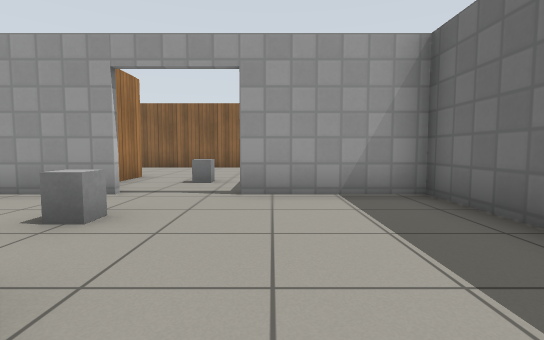
View 1 (above)

24 first-person views from a walk through a world built for the Gazebo simulator. The camera is 0.72 m above the floor, tilts 4° down and sees 85° across. Floor lines are 1 m apart. The floor is counted in squares, 1 m on a side. Each view is taken from the middle of a square. On the plan, view 1 faces up. The plan holds only what a view shows up to about 10 squares ahead; the rest is blank. Gazebo's built-in surfaces are drawn with simple patterns.

View 2
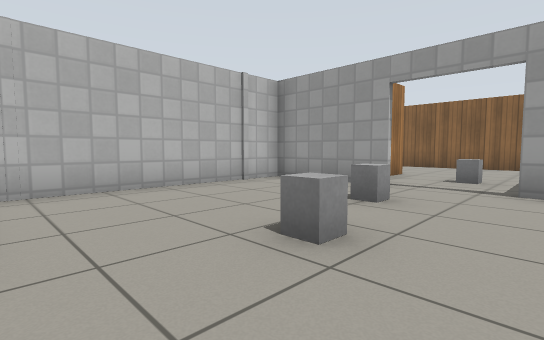

View 3
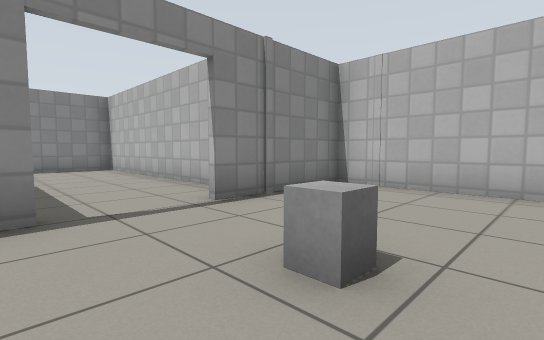

View 4
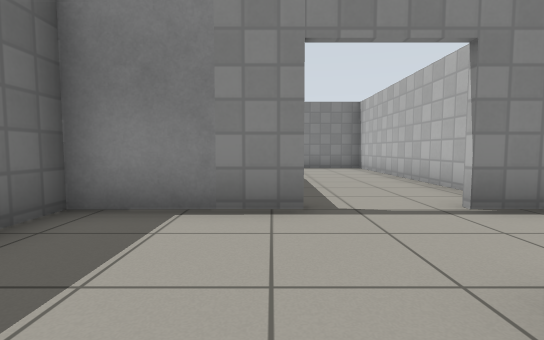

View 5
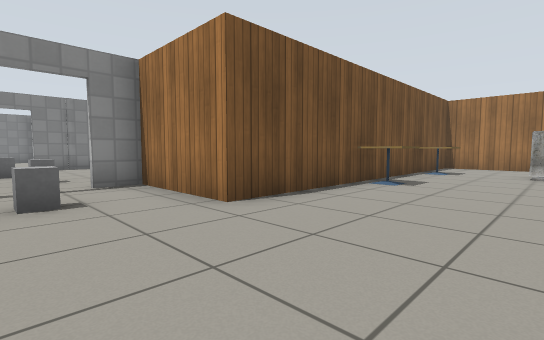

View 6
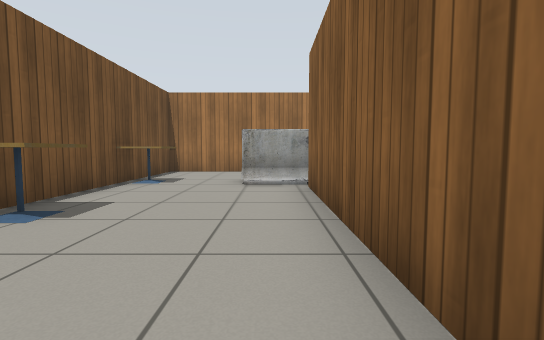

View 7
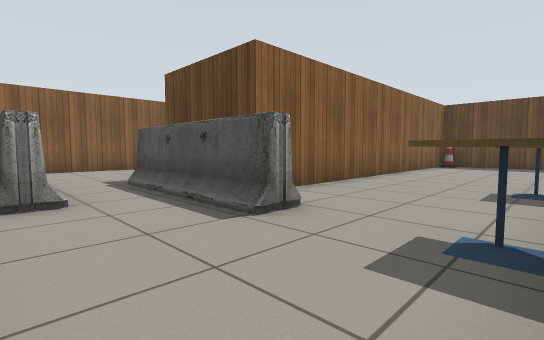

View 8
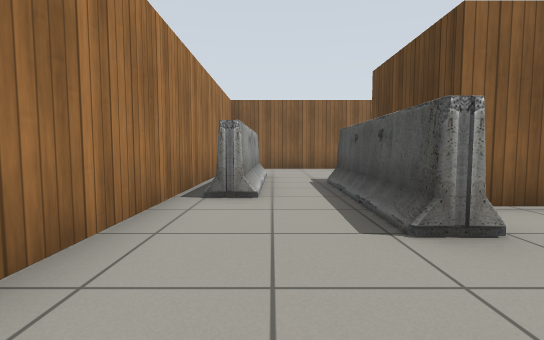

View 9
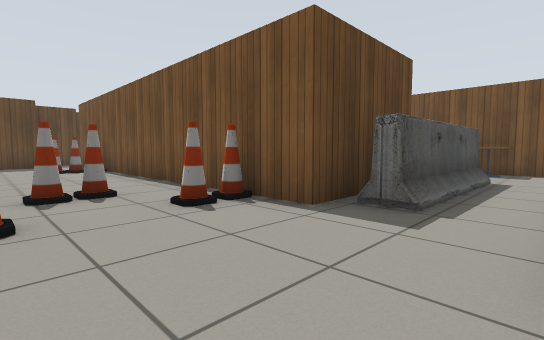

View 10
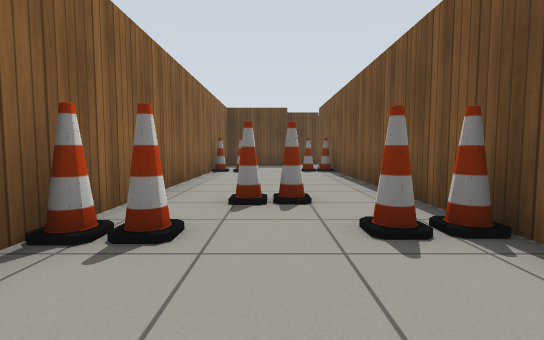

View 11
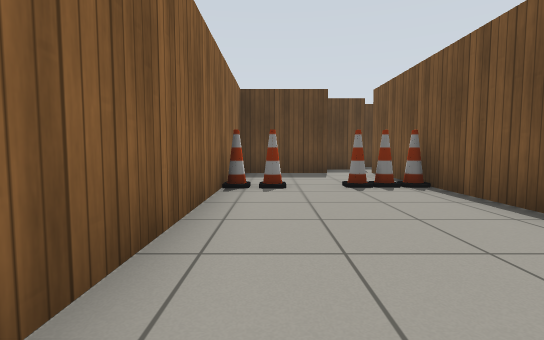

View 12
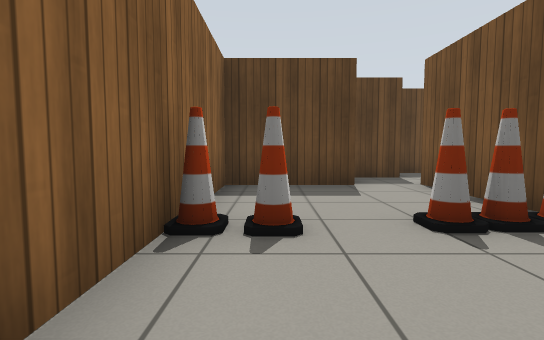

View 13
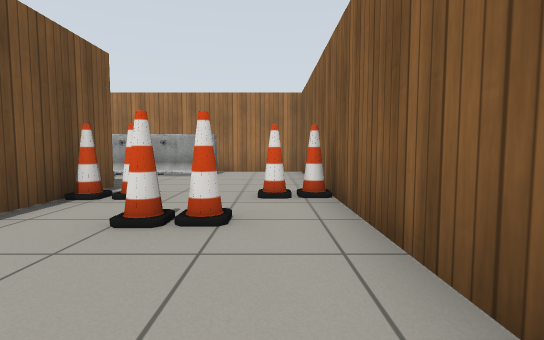

View 14
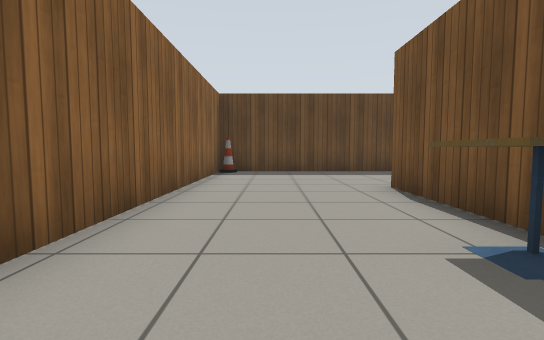

View 15
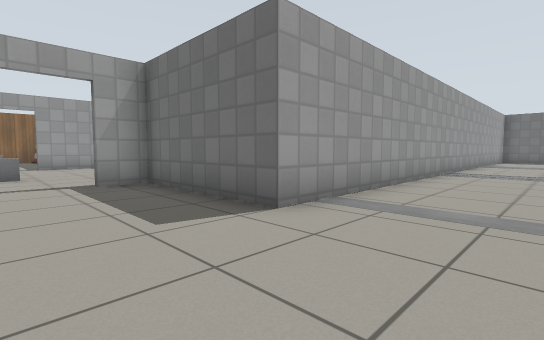

View 16
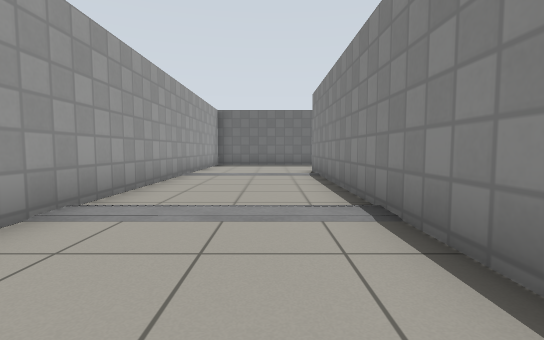

View 17
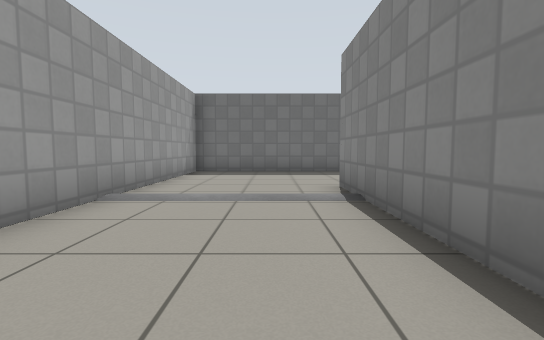

View 18
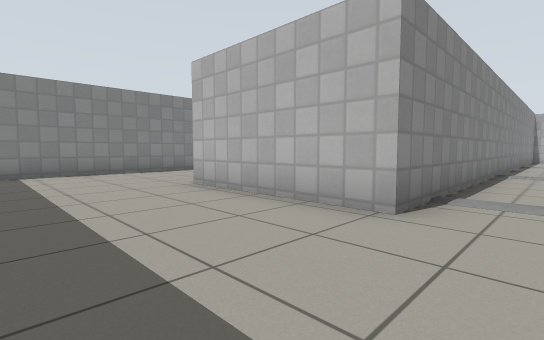

View 19
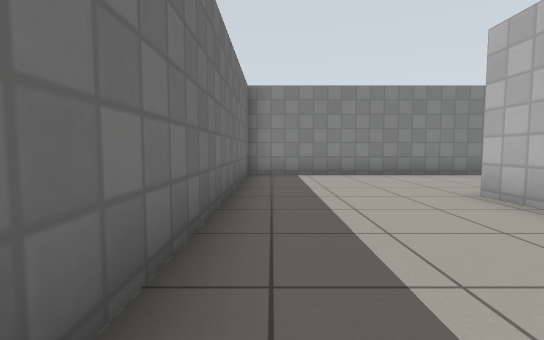

View 20
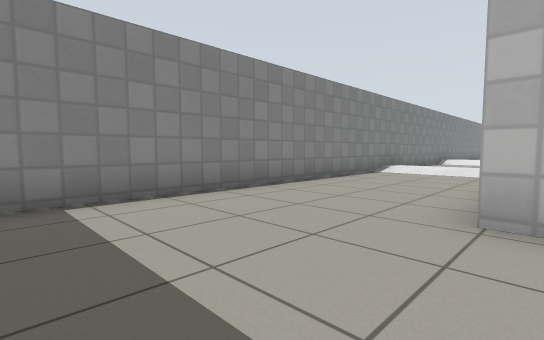

View 21
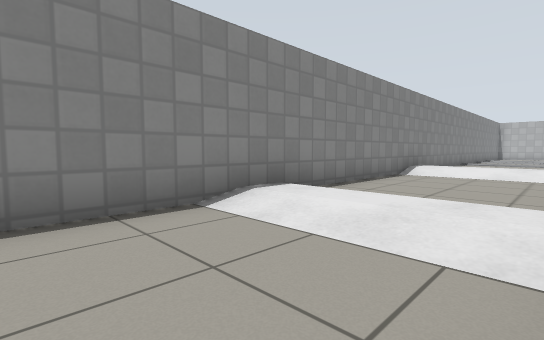

View 22
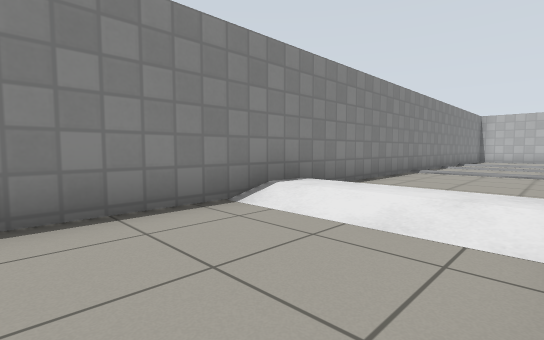

View 23
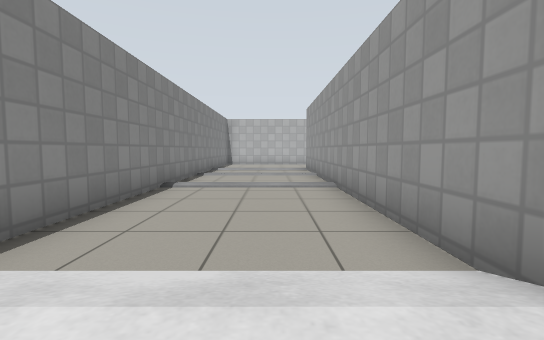

View 24
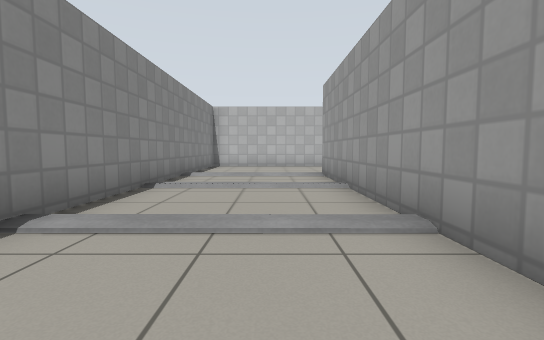

### Floor plan
Ten units are one square. View 1 is at (0, 0); x grows to the right and y downward. Boxes are objects, and circles mark ways between rooms. Rooms are numbered by the first view taken in them; rooms with no view inside come last. Other rooms are left out.
<svg viewBox="-140 -200 322 380">
<path fill="none" stroke="#000" d="M-5 15 25 15 25 6M-25 -47 -55 -47 -55 15 -24 15M25 -26 25 -47 -6 -47M-97 -144 -97 -149 21 -149M20 -163 20 -189 -135 -189 -135 -77 -34 -77 -34 -49 -25 -49M6 -60 6 -117 -96 -117M-30 93 -11 93M-5 136 -115 136M40 93 138 93 138 136M-34 31 -34 90M-131 175 177 175 177 55 6 55 6 17 -4 17"/>
<rect x="-25" y="-15" width="10" height="10" fill="#bbb"><title>grey box</title></rect>
<rect x="-25" y="-35" width="10" height="10" fill="#bbb"><title>grey box</title></rect>
<rect x="-135" y="-165" width="20" height="40" fill="#bbb"><title>barrier</title></rect>
<rect x="-115" y="-95" width="20" height="20" fill="#bbb"><title>cafe table</title></rect>
<rect x="-115" y="-145" width="20" height="40" fill="#bbb"><title>barrier</title></rect>
<rect x="-95" y="-165" width="10" height="10" fill="#bbb"><title>cone</title></rect>
<rect x="-95" y="-185" width="10" height="10" fill="#bbb"><title>cone</title></rect>
<rect x="-95" y="-195" width="10" height="10" fill="#bbb"><title>cone</title></rect>
<rect x="-85" y="-155" width="10" height="10" fill="#bbb"><title>cone</title></rect>
<rect x="-75" y="-95" width="10" height="20" fill="#bbb"><title>cafe table</title></rect>
<rect x="-75" y="-175" width="10" height="10" fill="#bbb"><title>cone</title></rect>
<rect x="-25" y="-75" width="10" height="10" fill="#bbb"><title>grey box</title></rect>
<rect x="-15" y="-155" width="10" height="10" fill="#bbb"><title>cone</title></rect>
<rect x="-15" y="-165" width="10" height="10" fill="#bbb"><title>cone</title></rect>
<rect x="-15" y="-185" width="10" height="10" fill="#bbb"><title>cone</title></rect>
<rect x="-15" y="-195" width="10" height="10" fill="#bbb"><title>cone</title></rect>
<rect x="-5" y="-115" width="10" height="10" fill="#bbb"><title>cone</title></rect>
<circle cx="-15" cy="-50" r="3" fill="#2a7"/>
<circle cx="-15" cy="20" r="3" fill="#2a7"/>
<text x="-20" y="-10">1</text>
<text x="-60" y="-130">2</text>
<text x="-10" y="90">3</text>
</svg>
Room 1 opens to room 2. Room 1 opens to room 3.

Where each view was taken, in squares from view 1:
view 1: 0 up, 0 right, facing up
view 2: 1 down, 0 right, facing up-left
view 3: 2 up, 0 right, facing down-left
view 4: 2 up, 0 right, facing down
view 5: 11 up, 1 left, facing down-left
view 6: 11 up, 4 left, facing left
view 7: 8 up, 13 left, facing up-right
view 8: 8 up, 12 left, facing up
view 9: 18 up, 12 left, facing down-right
view 10: 17 up, 11 left, facing right
view 11: 18 up, 7 left, facing right
view 12: 18 up, 4 left, facing right
view 13: 18 up, 4 left, facing left
view 14: 10 up, 9 left, facing right
view 15: 8 down, 2 left, facing up-right
view 16: 8 down, 4 right, facing right
view 17: 8 down, 8 right, facing right
view 18: 8 down, 17 right, facing down-left
view 19: 9 down, 17 right, facing down
view 20: 13 down, 17 right, facing down-left
view 21: 14 down, 10 right, facing down-left
view 22: 14 down, 4 right, facing down-left
view 23: 15 down, 1 right, facing left
view 24: 15 down, 3 left, facing left
